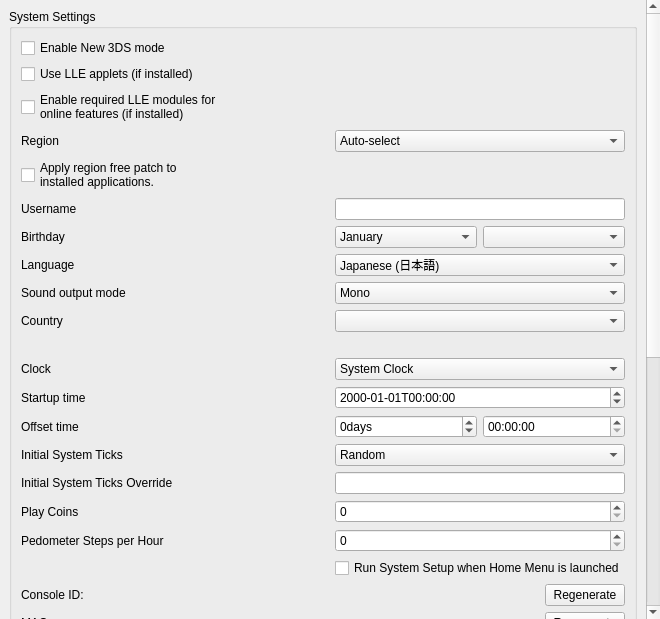
<?xml version="1.0" encoding="UTF-8"?>
<ui version="4.0">
 <class>ConfigureSystem</class>
 <widget class="QWidget" name="ConfigureSystem">
  <property name="geometry">
   <rect>
    <x>0</x>
    <y>0</y>
    <width>653</width>
    <height>619</height>
   </rect>
  </property>
  <property name="windowTitle">
   <string>Form</string>
  </property>
  <layout class="QVBoxLayout" name="verticalLayout_scrollbar">
   <property name="spacing">
    <number>0</number>
   </property>
   <property name="leftMargin">
    <number>0</number>
   </property>
   <property name="topMargin">
    <number>0</number>
   </property>
   <property name="rightMargin">
    <number>0</number>
   </property>
   <property name="bottomMargin">
    <number>0</number>
   </property>
   <item>
    <widget class="QScrollArea" name="scrollArea">
     <property name="minimumSize">
      <size>
       <width>660</width>
       <height>480</height>
      </size>
     </property>
     <property name="frameShape">
      <enum>QFrame::NoFrame</enum>
     </property>
     <property name="lineWidth">
      <number>1</number>
     </property>
     <property name="widgetResizable">
      <bool>true</bool>
     </property>
     <widget class="QWidget" name="scrollAreaWidgetContents">
      <property name="geometry">
       <rect>
        <x>0</x>
        <y>0</y>
        <width>422</width>
        <height>500</height>
       </rect>
      </property>
      <layout class="QHBoxLayout" name="horizontalLayout">
       <item>
        <layout class="QVBoxLayout" name="verticalLayout">
         <item>
          <widget class="QGroupBox" name="group_system_settings">
           <property name="title">
            <string>System Settings</string>
           </property>
           <layout class="QGridLayout" name="gridLayout">
            <item row="0" column="0">
             <widget class="QCheckBox" name="toggle_new_3ds">
              <property name="text">
               <string>Enable New 3DS mode</string>
              </property>
             </widget>
            </item>
            <item row="1" column="0">
             <widget class="QCheckBox" name="toggle_lle_applets">
              <property name="text">
               <string>Use LLE applets (if installed)</string>
              </property>
             </widget>
            </item>
            <item row="2" column="0">
             <widget class="QCheckBox" name="enable_required_online_lle_modules">
              <property name="text">
               <string>Enable required LLE modules for
online features (if installed)</string>
              </property>
              <property name="toolTip">
               <string>Enables the LLE modules needed for online multiplayer, eShop access, etc.</string>
              </property>
             </widget>
            </item>
            <item row="3" column="0">
             <widget class="QLabel" name="region_label">
              <property name="text">
               <string>Region</string>
              </property>
             </widget>
            </item>
            <item row="3" column="1">
             <widget class="QComboBox" name="region_combobox">
              <item>
               <property name="text">
                <string>Auto-select</string>
               </property>
              </item>
              <item>
               <property name="text">
                <string notr="true">JPN</string>
               </property>
              </item>
              <item>
               <property name="text">
                <string notr="true">USA</string>
               </property>
              </item>
              <item>
               <property name="text">
                <string notr="true">EUR</string>
               </property>
              </item>
              <item>
               <property name="text">
                <string notr="true">AUS</string>
               </property>
              </item>
              <item>
               <property name="text">
                <string notr="true">CHN</string>
               </property>
              </item>
              <item>
               <property name="text">
                <string notr="true">KOR</string>
               </property>
              </item>
              <item>
               <property name="text">
                <string notr="true">TWN</string>
               </property>
              </item>
             </widget>
            </item>
            <item row="4" column="0">
             <widget class="QCheckBox" name="apply_region_free_patch">
              <property name="text">
               <string>Apply region free patch to
installed applications.</string>
              </property>
              <property name="toolTip">
               <string>Patches the region of installed applications to be region free, so that they always appear on the home menu.</string>
              </property>
             </widget>
            </item>
            <item row="5" column="1">
             <widget class="QLineEdit" name="edit_username">
              <property name="sizePolicy">
               <sizepolicy hsizetype="Preferred" vsizetype="Fixed">
                <horstretch>0</horstretch>
                <verstretch>0</verstretch>
               </sizepolicy>
              </property>
              <property name="maxLength">
               <number>10</number>
              </property>
             </widget>
            </item>
            <item row="5" column="0">
             <widget class="QLabel" name="label_username">
              <property name="text">
               <string>Username</string>
              </property>
             </widget>
            </item>
            <item row="6" column="0">
             <widget class="QLabel" name="label_birthday">
              <property name="text">
               <string>Birthday</string>
              </property>
             </widget>
            </item>
            <item row="6" column="1">
             <layout class="QHBoxLayout" name="horizontalLayout_birthday2">
              <item>
               <widget class="QComboBox" name="combo_birthmonth">
                <item>
                 <property name="text">
                  <string>January</string>
                 </property>
                </item>
                <item>
                 <property name="text">
                  <string>February</string>
                 </property>
                </item>
                <item>
                 <property name="text">
                  <string>March</string>
                 </property>
                </item>
                <item>
                 <property name="text">
                  <string>April</string>
                 </property>
                </item>
                <item>
                 <property name="text">
                  <string>May</string>
                 </property>
                </item>
                <item>
                 <property name="text">
                  <string>June</string>
                 </property>
                </item>
                <item>
                 <property name="text">
                  <string>July</string>
                 </property>
                </item>
                <item>
                 <property name="text">
                  <string>August</string>
                 </property>
                </item>
                <item>
                 <property name="text">
                  <string>September</string>
                 </property>
                </item>
                <item>
                 <property name="text">
                  <string>October</string>
                 </property>
                </item>
                <item>
                 <property name="text">
                  <string>November</string>
                 </property>
                </item>
                <item>
                 <property name="text">
                  <string>December</string>
                 </property>
                </item>
               </widget>
              </item>
              <item>
               <widget class="QComboBox" name="combo_birthday"/>
              </item>
             </layout>
            </item>
            <item row="7" column="0">
             <widget class="QLabel" name="label_language">
              <property name="text">
               <string>Language</string>
              </property>
             </widget>
            </item>
            <item row="7" column="1">
             <widget class="QComboBox" name="combo_language">
              <property name="toolTip">
               <string>Note: this can be overridden when region setting is auto-select</string>
              </property>
              <item>
               <property name="text">
                <string>Japanese (日本語)</string>
               </property>
              </item>
              <item>
               <property name="text">
                <string>English</string>
               </property>
              </item>
              <item>
               <property name="text">
                <string>French (français)</string>
               </property>
              </item>
              <item>
               <property name="text">
                <string>German (Deutsch)</string>
               </property>
              </item>
              <item>
               <property name="text">
                <string>Italian (italiano)</string>
               </property>
              </item>
              <item>
               <property name="text">
                <string>Spanish (español)</string>
               </property>
              </item>
              <item>
               <property name="text">
                <string>Simplified Chinese (简体中文)</string>
               </property>
              </item>
              <item>
               <property name="text">
                <string>Korean (한국어)</string>
               </property>
              </item>
              <item>
               <property name="text">
                <string>Dutch (Nederlands)</string>
               </property>
              </item>
              <item>
               <property name="text">
                <string>Portuguese (português)</string>
               </property>
              </item>
              <item>
               <property name="text">
                <string>Russian (Русский)</string>
               </property>
              </item>
              <item>
               <property name="text">
                <string>Traditional Chinese (正體中文)</string>
               </property>
              </item>
             </widget>
            </item>
            <item row="8" column="0">
             <widget class="QLabel" name="label_sound">
              <property name="text">
               <string>Sound output mode</string>
              </property>
             </widget>
            </item>
            <item row="8" column="1">
             <widget class="QComboBox" name="combo_sound">
              <item>
               <property name="text">
                <string>Mono</string>
               </property>
              </item>
              <item>
               <property name="text">
                <string>Stereo</string>
               </property>
              </item>
              <item>
               <property name="text">
                <string>Surround</string>
               </property>
              </item>
             </widget>
            </item>
            <item row="9" column="0">
             <widget class="QLabel" name="label_country">
              <property name="text">
               <string>Country</string>
              </property>
             </widget>
            </item>
            <item row="9" column="1">
             <widget class="QComboBox" name="combo_country"/>
            </item>
            <item row="10" column="1">
             <widget class="QLabel" name="label_country_invalid">
              <property name="text">
               <string/>
              </property>
             </widget>
            </item>
            <item row="11" column="0">
             <widget class="QLabel" name="label_init_clock">
              <property name="text">
               <string>Clock</string>
              </property>
             </widget>
            </item>
            <item row="11" column="1">
             <widget class="QComboBox" name="combo_init_clock">
              <item>
               <property name="text">
                <string>System Clock</string>
               </property>
              </item>
              <item>
               <property name="text">
                <string>Fixed Time</string>
               </property>
              </item>
             </widget>
            </item>
            <item row="12" column="0">
             <widget class="QLabel" name="label_init_time">
              <property name="text">
               <string>Startup time</string>
              </property>
             </widget>
            </item>
            <item row="12" column="1">
             <widget class="QDateTimeEdit" name="edit_init_time">
              <property name="displayFormat">
               <string>yyyy-MM-ddTHH:mm:ss</string>
              </property>
             </widget>
            </item>
            <item row="13" column="0">
             <widget class="QLabel" name="label_init_time_offset">
              <property name="text">
               <string>Offset time</string>
              </property>
             </widget>
            </item>
            <item row="13" column="1">
             <layout class="QGridLayout" name="edit_init_time_offset_grid">
              <item row="0" column="0">
               <widget class="QSpinBox" name="edit_init_time_offset_days">
                <property name="suffix">
                 <string>days</string>
                </property>
                <property name="minimum">
                 <number>-2147483648</number>
                </property>
                <property name="maximum">
                 <number>2147483647</number>
                </property>
               </widget>
              </item>
              <item row="0" column="1">
               <widget class="QTimeEdit" name="edit_init_time_offset_time">
                <property name="displayFormat">
                 <string>HH:mm:ss</string>
                </property>
               </widget>
              </item>
             </layout>
            </item>
            <item row="14" column="0">
             <widget class="QLabel" name="label_init_ticks_type">
              <property name="text">
               <string>Initial System Ticks</string>
              </property>
             </widget>
            </item>
            <item row="14" column="1">
             <widget class="QComboBox" name="combo_init_ticks_type">
              <item>
               <property name="text">
                <string>Random</string>
               </property>
              </item>
              <item>
               <property name="text">
                <string>Fixed</string>
               </property>
              </item>
             </widget>
            </item>
            <item row="15" column="0">
             <widget class="QLabel" name="label_init_ticks_value">
              <property name="text">
               <string>Initial System Ticks Override</string>
              </property>
             </widget>
            </item>
            <item row="15" column="1">
             <widget class="QLineEdit" name="edit_init_ticks_value">
              <property name="sizePolicy">
               <sizepolicy hsizetype="Preferred" vsizetype="Fixed">
                <horstretch>0</horstretch>
                <verstretch>0</verstretch>
               </sizepolicy>
              </property>
              <property name="maxLength">
               <number>20</number>
              </property>
             </widget>
            </item>
            <item row="16" column="0">
             <widget class="QLabel" name="label_play_coins">
              <property name="text">
               <string>Play Coins</string>
              </property>
             </widget>
            </item>
            <item row="16" column="1">
             <widget class="QSpinBox" name="spinBox_play_coins">
              <property name="maximum">
               <number>300</number>
              </property>
             </widget>
            </item>
            <item row="17" column="0">
              <widget class="QLabel" name="label_steps_per_hour">
                <property name="toolTip">
                 <string>&lt;html&gt;&lt;head/&gt;&lt;body&gt;&lt;p&gt;Number of steps per hour reported by the pedometer. Range from 0 to 65,535.&lt;/p&gt;&lt;/body&gt;&lt;/html&gt;</string>
                </property>
                <property name="text">
                  <string>Pedometer Steps per Hour</string>
                </property>
              </widget>
            </item>
            <item row="17" column="1">
              <widget class="QSpinBox" name="spinBox_steps_per_hour">
                <property name="maximum">
                  <number>9999</number>
                </property>
              </widget>
            </item>
            <item row="18" column="1">
             <widget class="QCheckBox" name="toggle_system_setup">
              <property name="text">
               <string>Run System Setup when Home Menu is launched</string>
              </property>
             </widget>
            </item>
            <item row="19" column="0">
             <widget class="QLabel" name="label_console_id">
              <property name="text">
               <string>Console ID:</string>
              </property>
             </widget>
            </item>
            <item row="19" column="1">
             <widget class="QPushButton" name="button_regenerate_console_id">
              <property name="sizePolicy">
               <sizepolicy hsizetype="Fixed" vsizetype="Fixed">
                <horstretch>0</horstretch>
                <verstretch>0</verstretch>
               </sizepolicy>
              </property>
              <property name="layoutDirection">
               <enum>Qt::RightToLeft</enum>
              </property>
              <property name="text">
               <string>Regenerate</string>
              </property>
             </widget>
            </item>
            <item row="20" column="0">
              <widget class="QLabel" name="label_mac">
                <property name="text">
                  <string>MAC:</string>
                </property>
              </widget>
            </item>
            <item row="20" column="1">
              <widget class="QPushButton" name="button_regenerate_mac">
                <property name="sizePolicy">
                  <sizepolicy hsizetype="Fixed" vsizetype="Fixed">
                    <horstretch>0</horstretch>
                    <verstretch>0</verstretch>
                  </sizepolicy>
                </property>
                <property name="layoutDirection">
                  <enum>Qt::RightToLeft</enum>
                </property>
                <property name="text">
                  <string>Regenerate</string>
                </property>
              </widget>
            </item>
            <item row="21" column="0">
             <widget class="QLabel" name="label_plugin_loader">
              <property name="text">
               <string>3GX Plugin Loader</string>
              </property>
             </widget>
            </item>
            <item row="21" column="1">
             <widget class="QCheckBox" name="plugin_loader">
              <property name="text">
               <string>Enable 3GX plugin loader</string>
              </property>
             </widget>
            </item>
            <item row="22" column="1">
             <widget class="QCheckBox" name="allow_plugin_loader">
              <property name="text">
               <string>Allow applications to change plugin loader state</string>
              </property>
             </widget>
            </item>
           </layout>
          </widget>
         </item>
         <item>
          <widget class="QGroupBox" name="group_real_console_unique_data">
           <property name="title">
            <string>Real Console Unique Data</string>
           </property>
           <layout class="QGridLayout" name="gridLayout1">
            <item row="0" column="0" colspan="2">
             <widget class="QGroupBox" name="group_real_console_unique_data_core">
               <layout class="QGridLayout" name="gridLayout2">
                <item row="0" column="0" colspan="2">
                 <widget class="QWidget" name="linked_console">
                  <layout class="QHBoxLayout" name="horizontalLayout_linked_console">
                   <item>
                    <widget class="QLabel" name="label_linked_console">
                     <property name="text">
                       <string>Your real console is linked to Auralis.</string>
                     </property>
                    </widget>
                   </item>
                   <item>
                    <widget class="QPushButton" name="button_unlink_console">
                     <property name="sizePolicy">
                      <sizepolicy hsizetype="Fixed" vsizetype="Fixed">
                       <horstretch>0</horstretch>
                       <verstretch>0</verstretch>
                      </sizepolicy>
                     </property>
                     <property name="layoutDirection">
                      <enum>Qt::RightToLeft</enum>
                     </property>
                     <property name="text">
                      <string>Unlink</string>
                     </property>
                    </widget>
                   </item>
                  </layout>
                 </widget>
                </item>
                <item row="1" column="0">
                 <widget class="QLabel" name="label_otp">
                  <property name="text">
                   <string>OTP</string>
                  </property>
                 </widget>
                </item>
                <item row="1" column="1">
                 <widget class="QWidget" name="otp">
                  <layout class="QHBoxLayout" name="horizontalLayout_otp">
                   <item>
                    <widget class="QLabel" name="label_otp_status">
                     <property name="text">
                      <string/>
                     </property>
                    </widget>
                   </item>
                   <item>
                    <widget class="QPushButton" name="button_otp">
                     <property name="sizePolicy">
                      <sizepolicy hsizetype="Fixed" vsizetype="Fixed">
                       <horstretch>0</horstretch>
                       <verstretch>0</verstretch>
                      </sizepolicy>
                     </property>
                     <property name="layoutDirection">
                      <enum>Qt::RightToLeft</enum>
                     </property>
                     <property name="text">
                      <string>Choose</string>
                     </property>
                    </widget>
                   </item>
                  </layout>
                 </widget>
                </item>
                <item row="2" column="0">
                 <widget class="QLabel" name="label_secure_info">
                  <property name="text">
                   <string>SecureInfo_A/B</string>
                  </property>
                 </widget>
                </item>
                <item row="2" column="1">
                 <widget class="QWidget" name="secure_info">
                  <layout class="QHBoxLayout" name="horizontalLayout_secure_info">
                   <item>
                    <widget class="QLabel" name="label_secure_info_status">
                     <property name="text">
                      <string/>
                     </property>
                    </widget>
                   </item>
                   <item>
                    <widget class="QPushButton" name="button_secure_info">
                     <property name="sizePolicy">
                      <sizepolicy hsizetype="Fixed" vsizetype="Fixed">
                       <horstretch>0</horstretch>
                       <verstretch>0</verstretch>
                      </sizepolicy>
                     </property>
                     <property name="layoutDirection">
                      <enum>Qt::RightToLeft</enum>
                     </property>
                     <property name="text">
                      <string>Choose</string>
                     </property>
                    </widget>
                   </item>
                  </layout>
                 </widget>
                </item>
                <item row="3" column="0">
                 <widget class="QLabel" name="label_friend_code_seed">
                  <property name="text">
                   <string>LocalFriendCodeSeed_A/B</string>
                  </property>
                 </widget>
                </item>
                <item row="3" column="1">
                 <widget class="QWidget" name="friend_code_seed">
                  <layout class="QHBoxLayout" name="horizontalLayout_friend_code_seed">
                   <item>
                    <widget class="QLabel" name="label_friend_code_seed_status">
                     <property name="text">
                      <string/>
                     </property>
                    </widget>
                   </item>
                   <item>
                    <widget class="QPushButton" name="button_friend_code_seed">
                     <property name="sizePolicy">
                      <sizepolicy hsizetype="Fixed" vsizetype="Fixed">
                       <horstretch>0</horstretch>
                       <verstretch>0</verstretch>
                      </sizepolicy>
                     </property>
                     <property name="layoutDirection">
                      <enum>Qt::RightToLeft</enum>
                     </property>
                     <property name="text">
                      <string>Choose</string>
                     </property>
                    </widget>
                   </item>
                  </layout>
                 </widget>
                </item>
               </layout>
             </widget>
            </item>
            <item row="1" column="0">
             <widget class="QLabel" name="label_movable">
              <property name="text">
               <string>movable.sed</string>
              </property>
             </widget>
            </item>
            <item row="1" column="1">
             <widget class="QWidget" name="movable">
              <layout class="QHBoxLayout" name="horizontalLayout_movable">
               <item>
                <widget class="QLabel" name="label_movable_status">
                 <property name="text">
                  <string/>
                 </property>
                </widget>
               </item>
               <item>
                <widget class="QPushButton" name="button_movable">
                 <property name="sizePolicy">
                  <sizepolicy hsizetype="Fixed" vsizetype="Fixed">
                   <horstretch>0</horstretch>
                   <verstretch>0</verstretch>
                  </sizepolicy>
                 </property>
                 <property name="layoutDirection">
                  <enum>Qt::RightToLeft</enum>
                 </property>
                 <property name="text">
                  <string>Choose</string>
                 </property>
                </widget>
               </item>
              </layout>
             </widget>
            </item>
           </layout>
          </widget>
         </item>
         <item>
          <widget class="QLabel" name="label_disable_info">
           <property name="text">
            <string>System settings are available only when applications is not running.</string>
           </property>
           <property name="wordWrap">
            <bool>true</bool>
           </property>
          </widget>
         </item>
         <item>
          <spacer name="verticalSpacer">
           <property name="orientation">
            <enum>Qt::Vertical</enum>
           </property>
           <property name="sizeHint" stdset="0">
            <size>
             <width>20</width>
             <height>40</height>
            </size>
           </property>
          </spacer>
         </item>
        </layout>
       </item>
      </layout>
     </widget>
    </widget>
   </item>
  </layout>
 </widget>
 <tabstops>
  <tabstop>toggle_new_3ds</tabstop>
  <tabstop>edit_username</tabstop>
  <tabstop>combo_birthmonth</tabstop>
  <tabstop>combo_birthday</tabstop>
  <tabstop>combo_language</tabstop>
  <tabstop>combo_sound</tabstop>
  <tabstop>combo_country</tabstop>
  <tabstop>combo_init_clock</tabstop>
  <tabstop>edit_init_time</tabstop>
  <tabstop>spinBox_play_coins</tabstop>
  <tabstop>spinBox_steps_per_hour</tabstop>
  <tabstop>button_regenerate_console_id</tabstop>
  <tabstop>button_regenerate_mac</tabstop>
 </tabstops>
 <resources/>
 <connections/>
</ui>
